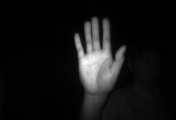
//> input picture Thin_Pro/Thin/A99.bmp, 176 x 120 px
$ ./Thin   (built with g++ and OpenCV 4)
//> lines starting //> are read from the running program, lines starting //| are printed output that depends on the picture; after the words box and inside, x2 and y2 are one past the last pixel; in counts of white or black regions, pixels touching at a corner belong together
// Thin.cpp : 定义控制台应用程序的入口点。
//

#include "stdafx.h"
#include <cv.h>
#include <opencv2/opencv.hpp>
#include <highgui.h>

using namespace cv;
void Thin_Fun(cv::Mat& src, cv::Mat& dst, int intera, int &Cnt_intera)
{
	if (src.type() != CV_8UC1)
	{
		printf("只能处理二值或灰度图像\n");
		return;
	}
	//非原地操作时候，copy src到dst
	if (dst.data != src.data)
	{
		src.copyTo(dst);
	}

	int i, j, n;
	int width, height;
	width = src.cols - 1;
	//之所以减1，是方便处理8邻域，防止越界
	height = src.rows - 1;
	int step = src.step;
	int  p2, p3, p4, p5, p6, p7, p8, p9;
	unsigned char* img;
	bool ifEnd;
	int A1;
	cv::Mat tmpimg;
	//n表示迭代次数
	for (n = 0; n < intera; n++)
	{
		dst.copyTo(tmpimg);
		ifEnd = false;
		img = tmpimg.data;
		for (i = 1; i < height; i++)
		{
			img += step;
			for (j = 1; j < width; j++)
			{
				unsigned char* p = img + j;
				A1 = 0;
				if (p[0] > 0)
				{
					if (p[-step] == 0 && p[-step + 1] > 0) //p2,p3 01模式
					{
						A1++;
					}
					if (p[-step + 1] == 0 && p[1] > 0) //p3,p4 01模式
					{
						A1++;
					}
					if (p[1] == 0 && p[step + 1] > 0) //p4,p5 01模式
					{
						A1++;
					}
					if (p[step + 1] == 0 && p[step] > 0) //p5,p6 01模式
					{
						A1++;
					}
					if (p[step] == 0 && p[step - 1] > 0) //p6,p7 01模式
					{
						A1++;
					}
					if (p[step - 1] == 0 && p[-1] > 0) //p7,p8 01模式
					{
						A1++;
					}
					if (p[-1] == 0 && p[-step - 1] > 0) //p8,p9 01模式
					{
						A1++;
					}
					if (p[-step - 1] == 0 && p[-step] > 0) //p9,p2 01模式
					{
						A1++;
					}
					p2 = p[-step] > 0 ? 1 : 0;
					p3 = p[-step + 1] > 0 ? 1 : 0;
					p4 = p[1] > 0 ? 1 : 0;
					p5 = p[step + 1] > 0 ? 1 : 0;
					p6 = p[step] > 0 ? 1 : 0;
					p7 = p[step - 1] > 0 ? 1 : 0;
					p8 = p[-1] > 0 ? 1 : 0;
					p9 = p[-step - 1] > 0 ? 1 : 0;
					if ((p2 + p3 + p4 + p5 + p6 + p7 + p8 + p9) > 1 && (p2 + p3 + p4 + p5 + p6 + p7 + p8 + p9) < 7 && A1 == 1)
					{
						if ((p2 == 0 || p4 == 0 || p6 == 0) && (p4 == 0 || p6 == 0 || p8 == 0)) //p2*p4*p6=0 && p4*p6*p8==0
						{
							dst.at<unsigned char>(i, j) = 0; //满足删除条件，设置当前像素为0
							ifEnd = true;
						}
					}
				}
			}
		}


		dst.copyTo(tmpimg);
		img = tmpimg.data;
		for (i = 1; i < height; i++)
		{
			img += step;
			for (j = 1; j < width; j++)
			{
				A1 = 0;
				unsigned char* p = img + j;
				if (p[0] > 0)
				{
					if (p[-step] == 0 && p[-step + 1] > 0) //p2,p3 01模式
					{
						A1++;
					}
					if (p[-step + 1] == 0 && p[1] > 0) //p3,p4 01模式
					{
						A1++;
					}
					if (p[1] == 0 && p[step + 1] > 0) //p4,p5 01模式
					{
						A1++;
					}
					if (p[step + 1] == 0 && p[step] > 0) //p5,p6 01模式
					{
						A1++;
					}
					if (p[step] == 0 && p[step - 1] > 0) //p6,p7 01模式
					{
						A1++;
					}
					if (p[step - 1] == 0 && p[-1] > 0) //p7,p8 01模式
					{
						A1++;
					}
					if (p[-1] == 0 && p[-step - 1] > 0) //p8,p9 01模式
					{
						A1++;
					}
					if (p[-step - 1] == 0 && p[-step] > 0) //p9,p2 01模式
					{
						A1++;
					}
					p2 = p[-step] > 0 ? 1 : 0;
					p3 = p[-step + 1] > 0 ? 1 : 0;
					p4 = p[1] > 0 ? 1 : 0;
					p5 = p[step + 1] > 0 ? 1 : 0;
					p6 = p[step] > 0 ? 1 : 0;
					p7 = p[step - 1] > 0 ? 1 : 0;
					p8 = p[-1] > 0 ? 1 : 0;
					p9 = p[-step - 1] > 0 ? 1 : 0;
					if ((p2 + p3 + p4 + p5 + p6 + p7 + p8 + p9) > 1 && (p2 + p3 + p4 + p5 + p6 + p7 + p8 + p9) < 7 && A1 == 1)
					{
						if ((p2 == 0 || p4 == 0 || p8 == 0) && (p2 == 0 || p6 == 0 || p8 == 0)) //p2*p4*p8=0 && p2*p6*p8==0
						{
							dst.at<unsigned char>(i, j) = 0; //满足删除条件，设置当前像素为0
							ifEnd = true;
						}
					}
				}
			}
		}

		//如果两个子迭代已经没有可以细化的像素了，则退出迭代
		Cnt_intera++;
		if (!ifEnd) break;
	}

}

int _tmain(int argc, _TCHAR* argv[])
{


	int w = 176, h = 120;
	IplImage *gray = cvCreateImage(cvSize(w, h), IPL_DEPTH_8U, 1);
	IplImage *Bimg = cvCreateImage(cvSize(w, h), IPL_DEPTH_8U, 1);
	IplImage* src = cvLoadImage("A99.bmp");
//> src is the input picture: 120 rows x 176 cols, CV_8UC3; min 0, max 255, mean 20.4


	cvCvtColor(src, gray, CV_BGR2GRAY);
	//cvShowImage("Gray",gray);
	cvThreshold(gray, Bimg, 40, 1, CV_THRESH_BINARY);
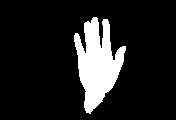
//> Bimg: 120 rows x 176 cols, CV_8UC1; values 0 (black) and 1 (white), 13.1% white; 1 white region, box (x1, y1, x2, y2) and area: (74, 17, 126, 114) 2762

	Mat mat = cvCreateMat(src->height, src->width, CV_32SC1);
	mat = Bimg;
	//mat(Bimg);

	Mat dst = cvCreateMat(src->height, src->width, CV_32SC1);

	FILE* file = fopen("log.txt", "a+");
	long start_time = clock();//Cpu测试算法时间 起始：
	int Cnt_intera = 0;
	Thin_Fun(mat, dst, 100, Cnt_intera);
//> the loop in Thin_Fun, `for (n = 0; n < intera; n++)` made 16 passes
//> p3 on passes 1 to 12: 1, 1, 1, 0, 0, 0, 0, 0, 0, 0, 0, 0
//> pass 1, in Thin_Fun, `dst.copyTo(tmpimg);`:
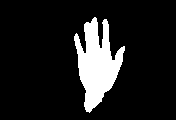
//> tmpimg: 120 rows x 176 cols, CV_8UC1; values 0 (black) and 1 (white), 12.1% white; 1 white region, box (x1, y1, x2, y2) and area: (74, 17, 125, 113) 2557
//> pass 2, in Thin_Fun, `dst.copyTo(tmpimg);`:
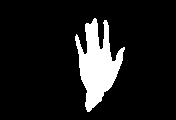
//> tmpimg: 120 rows x 176 cols, CV_8UC1; values 0 (black) and 1 (white), 11.1% white; 1 white region, box (x1, y1, x2, y2) and area: (75, 18, 125, 112) 2334
//> pass 2, in Thin_Fun, `dst.copyTo(tmpimg);`:
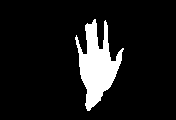
//> tmpimg: 120 rows x 176 cols, CV_8UC1; values 0 (black) and 1 (white), 10.1% white; 1 white region, box (x1, y1, x2, y2) and area: (75, 19, 124, 111) 2131
//> pass 3, in Thin_Fun, `dst.copyTo(tmpimg);`:
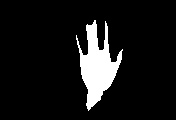
//> tmpimg: 120 rows x 176 cols, CV_8UC1; values 0 (black) and 1 (white), 9.1% white; 1 white region, box (x1, y1, x2, y2) and area: (76, 20, 123, 111) 1915
//> after the loop in Thin_Fun, `for (n = 0; n < intera; n++)`:
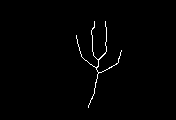
//> tmpimg: 120 rows x 176 cols, CV_8UC1; values 0 (black) and 1 (white), 1% white in thin lines or dots, all inside (x1, y1, x2, y2) = (76, 21, 122, 108)
//> after the loop in Thin_Fun, `for (n = 0; n < intera; n++)`: A1 = 0; p2 = 1; p3 = 0; Cnt_intera = 16
//> Cnt_intera = 16
	long end_time = clock();//Cpu 算法计时完成
	float timex = float(end_time - start_time);

	printf("递归次数= %d\n\n", Cnt_intera);
//| 递归次数= 16
	printf("算法运行时间=%d毫秒\n\n", timex);

	printf("\n");
	for (int i = 0; i < h; i++)
	{
		for (int j = 0; j < w; j++)
		{
			//printf(" %d ", dst.at<unsigned char>(i, j));
			fprintf(file, "%d", dst.at<unsigned char>(i, j));
		}
		//printf("\n");
		fprintf(file, "\n");
	}

	fclose(file);

	system("pause");
	return 0;
}
